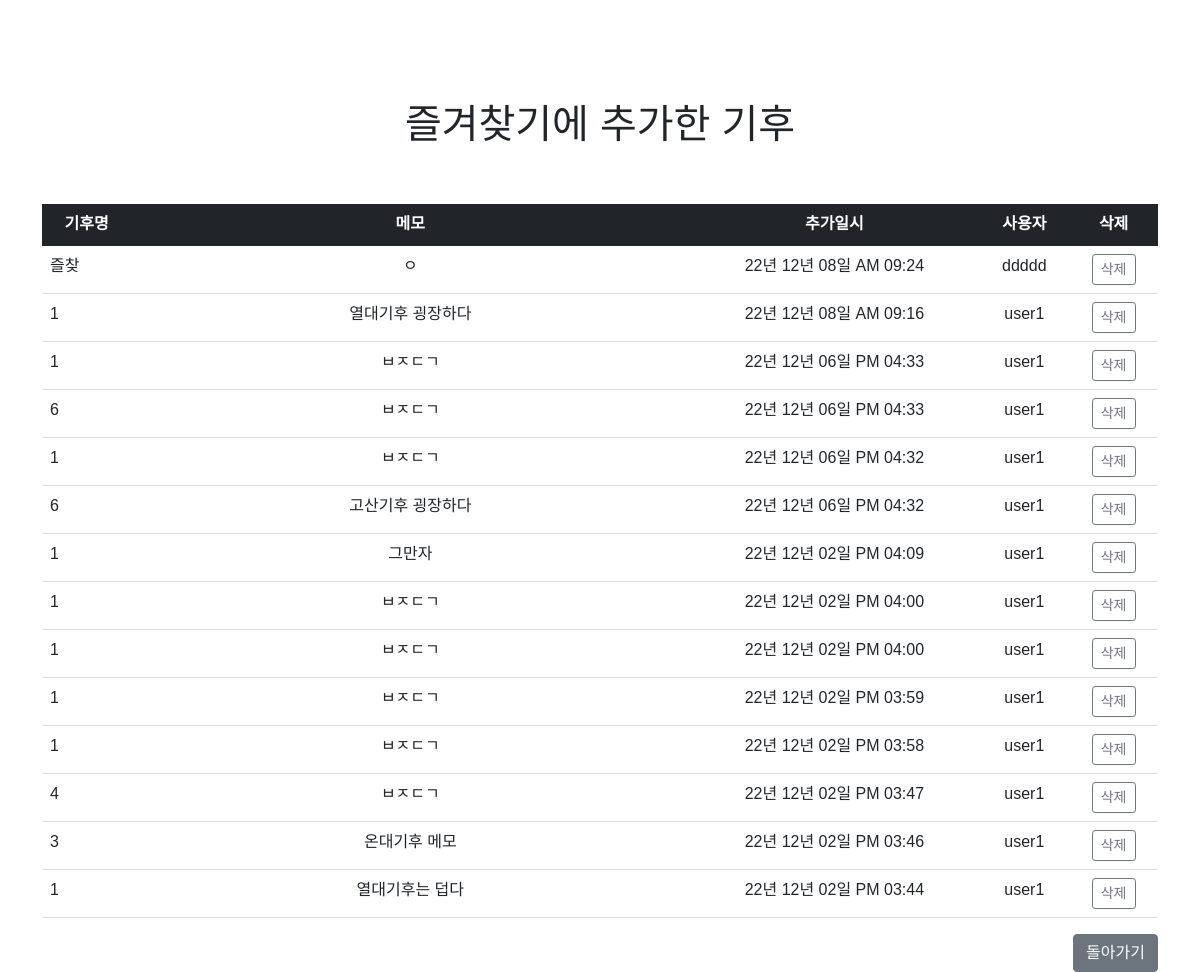
The page /question/favorites/ on the database as committed earlier.
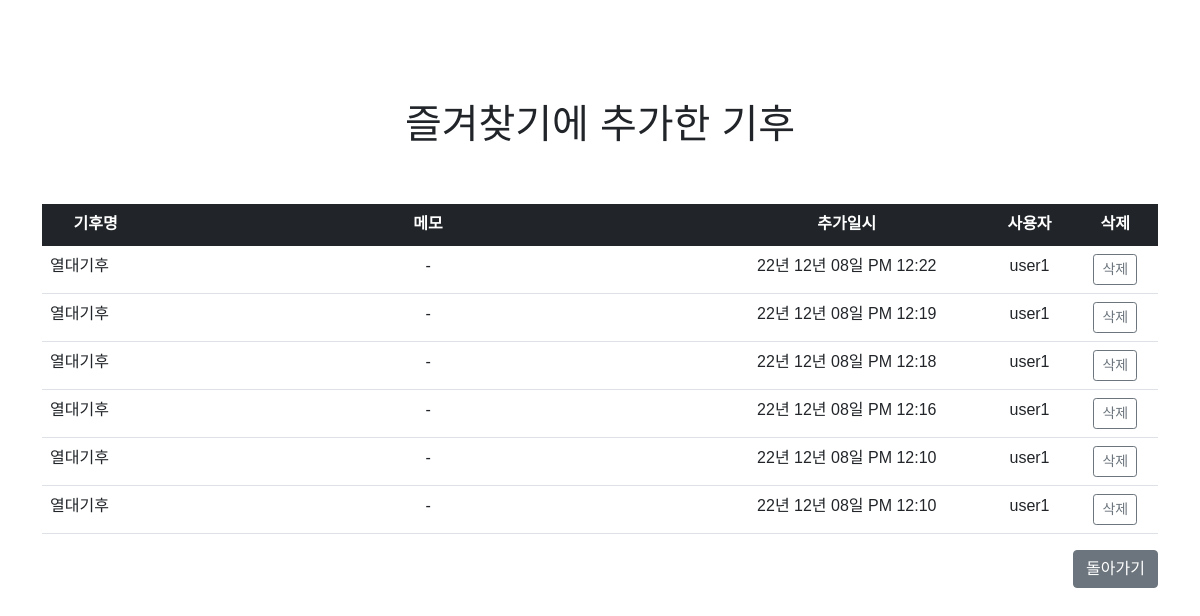
The same page on the database as committed later.
### hipy/models.py (models this page shows)
class Question(db.Model):
    id = db.Column(db.Integer, primary_key=True)
    subject = db.Column(db.String(200), nullable=False)
    content = db.Column(db.Text(), nullable=True)
    create_date = db.Column(db.DateTime(), nullable=False)
    user_id = db.Column(db.Integer, db.ForeignKey('user.id', ondelete='CASCADE'), nullable=False)
    user = db.relationship('User', backref=db.backref('question_set'))

class User(db.Model):
    id = db.Column(db.Integer, primary_key=True)
    username = db.Column(db.String(150), unique=True, nullable=False)
    password = db.Column(db.String(200), nullable=False)
    email = db.Column(db.String(120), unique=True, nullable=False)

### hipy/views/question_views.py (the view)
@bp.route('/favorites/')
def favorites():
    favorites = Question.query.order_by(Question.create_date.desc())
    count = Question.query.order_by(Question.create_date.asc()).count()
    return render_template('question/favorite_list.html', favorites=favorites, count=count)

### hipy/filter.py (called while the page is built)
def format_datetime(value, fmt='%y년 %m년 %d일 %p %I:%M'):
    return value.strftime(fmt)

### hipy/views/auth_views.py (called while the page is built)
@bp.before_app_request
def load_logged_in_user():
    user_id = session.get('user_id')
    if user_id is None:
        g.user = None
    else:
        g.user = User.query.get(user_id)

### hipy/templates/question/favorite_list.html (shortened to what this page needs)
{% extends 'base.html' %}
{% block content %}
<tbody>
    <div class="container" style="margin-top:100px">
        {% if count > 0  %}
        <center>
            <h1>즐겨찾기에 추가한 기후</h1><br><br>
        </center>
        <table class="table">
            <thead>
            <tr class="text-center table-dark">
                <th>기후명</th>
                <th style="width:50%">메모</th>
                <th>추가일시</th>
                <th>사용자</th>
                <th>삭제</th>
            </tr>
            </thead>
            {% for f in favorites %}
            <tr class="text-center">
                <td class="text-start">{{ f.subject }}</td>
                <td>{{f.content or '-'}}</td>
                <td>{{ f.create_date|datetime }}</td>
                <td>{{ f.user.username }}</td>
                <td><a href="javascript:void(0)" class="delete btn btn-sm btn-outline-secondary" data-uri="{{ url_for('question.delete', question_id=f.id) }}">삭제</a></td>
            </tr>
            {% endfor %}
        </table>
        <a class="btn btn-secondary" style="float:right" href="{{ url_for('question._list') }}">돌아가기</a>
        {% endif %}
    </div>
</tbody>
{% endblock %}

### hipy/templates/base.html (shortened to what this page needs)
<!doctype html>
<html lang="ko">
<head>
    <link rel="stylesheet" href="{{ url_for('static', filename='bootstrap.min.css') }}">
    <link rel="stylesheet" href="{{ url_for('static', filename='index.css') }}">
</head>
<body>
{% block content %}
{% endblock %}
</body>
</html>

### hipy/static/index.css (style rules this page uses)
* { font-family: "Gothic A1", sans-serif; }
a { text-decoration: none; }
body { width: 100%; height: 100%; overflow: hidden; }

Rows that differ between the two databases and show on the page:
removed Question: subject "즐찾", content "ㅇ", create_date "22년 12년 08일 AM 09:24", user.username "ddddd"
removed Question: subject "1", content "열대기후 굉장하다", create_date "22년 12년 08일 AM 09:16", user.username "user1"
removed Question: subject "1", content "ㅂㅈㄷㄱ", create_date "22년 12년 06일 PM 04:33", user.username "user1"
removed Question: subject "6", content "ㅂㅈㄷㄱ", create_date "22년 12년 06일 PM 04:33", user.username "user1"
removed Question: subject "1", content "ㅂㅈㄷㄱ", create_date "22년 12년 06일 PM 04:32", user.username "user1"
removed Question: subject "6", content "고산기후 굉장하다", create_date "22년 12년 06일 PM 04:32", user.username "user1"
removed Question: subject "1", content "그만자", create_date "22년 12년 02일 PM 04:09", user.username "user1"
removed Question: subject "1", content "ㅂㅈㄷㄱ", create_date "22년 12년 02일 PM 04:00", user.username "user1"
removed Question: subject "1", content "ㅂㅈㄷㄱ", create_date "22년 12년 02일 PM 04:00", user.username "user1"
removed Question: subject "1", content "ㅂㅈㄷㄱ", create_date "22년 12년 02일 PM 03:59", user.username "user1"
removed Question: subject "1", content "ㅂㅈㄷㄱ", create_date "22년 12년 02일 PM 03:58", user.username "user1"
removed Question: subject "4", content "ㅂㅈㄷㄱ", create_date "22년 12년 02일 PM 03:47", user.username "user1"
removed Question: subject "3", content "온대기후 메모", create_date "22년 12년 02일 PM 03:46", user.username "user1"
removed Question: subject "1", content "열대기후는 덥다", create_date "22년 12년 02일 PM 03:44", user.username "user1"
added Question: subject "열대기후", content "-", create_date "22년 12년 08일 PM 12:22", user.username "user1"
added Question: subject "열대기후", content "-", create_date "22년 12년 08일 PM 12:19", user.username "user1"
added Question: subject "열대기후", content "-", create_date "22년 12년 08일 PM 12:18", user.username "user1"
added Question: subject "열대기후", content "-", create_date "22년 12년 08일 PM 12:16", user.username "user1"
added Question: subject "열대기후", content "-", create_date "22년 12년 08일 PM 12:10", user.username "user1"
added Question: subject "열대기후", content "-", create_date "22년 12년 08일 PM 12:10", user.username "user1"
